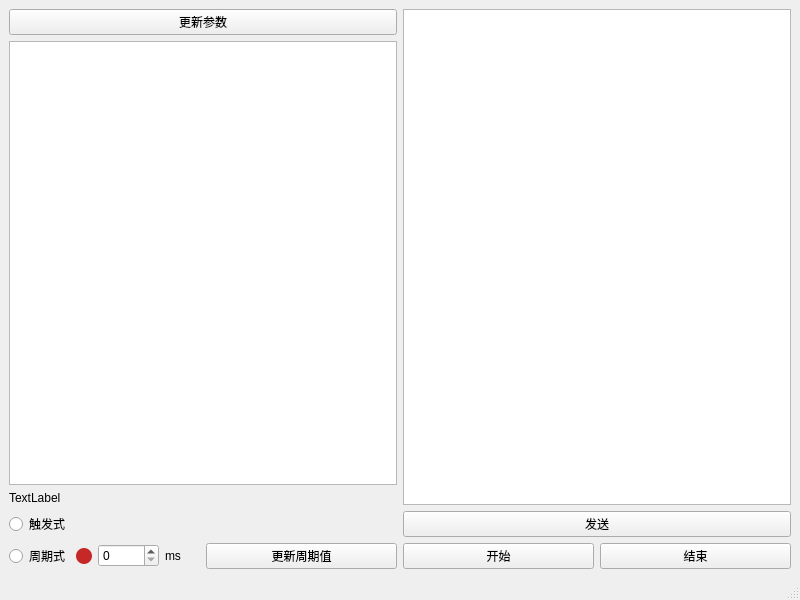
<?xml version="1.0" encoding="UTF-8"?>
<ui version="4.0">
 <class>MainWindow</class>
 <widget class="QMainWindow" name="MainWindow">
  <property name="geometry">
   <rect>
    <x>0</x>
    <y>0</y>
    <width>800</width>
    <height>600</height>
   </rect>
  </property>
  <property name="windowTitle">
   <string>MainWindow</string>
  </property>
  <widget class="QWidget" name="centralwidget">
   <layout class="QGridLayout" name="gridLayout_2">
    <item row="0" column="0">
     <layout class="QGridLayout" name="gridLayout">
      <item row="0" column="0">
       <layout class="QHBoxLayout" name="horizontalLayout">
        <item>
         <layout class="QVBoxLayout" name="verticalLayout">
          <item>
           <widget class="QPushButton" name="pushButton">
            <property name="text">
             <string>更新参数</string>
            </property>
           </widget>
          </item>
          <item>
           <widget class="QTableWidget" name="TX"/>
          </item>
          <item>
           <widget class="QLabel" name="label">
            <property name="text">
             <string>TextLabel</string>
            </property>
           </widget>
          </item>
         </layout>
        </item>
        <item>
         <widget class="QPlainTextEdit" name="plainTextEdit"/>
        </item>
       </layout>
      </item>
      <item row="1" column="0">
       <layout class="QHBoxLayout" name="horizontalLayout_5">
        <item>
         <widget class="QRadioButton" name="Trigger">
          <property name="text">
           <string>触发式</string>
          </property>
         </widget>
        </item>
        <item>
         <widget class="QPushButton" name="TriggerStart">
          <property name="text">
           <string>发送</string>
          </property>
         </widget>
        </item>
       </layout>
      </item>
      <item row="2" column="0">
       <layout class="QHBoxLayout" name="horizontalLayout_4">
        <item>
         <layout class="QHBoxLayout" name="horizontalLayout_3">
          <item>
           <widget class="QRadioButton" name="CPeriod">
            <property name="text">
             <string>周期式</string>
            </property>
           </widget>
          </item>
          <item>
           <widget class="QLabel" name="label_3">
            <property name="styleSheet">
             <string notr="true">QLabel {
    background-color: #c62828;
    border-radius:8px;
    min-width: 16px;
    max-width: 16px;
    min-height: 16px;
    max-height: 16px;
}

QLabel[lit=&quot;true&quot;] {
    background-color: #2e7d32;
}</string>
            </property>
            <property name="text">
             <string/>
            </property>
           </widget>
          </item>
          <item>
           <widget class="QSpinBox" name="spinBox">
            <property name="maximum">
             <number>10000</number>
            </property>
           </widget>
          </item>
          <item>
           <layout class="QHBoxLayout" name="horizontalLayout_2">
            <item>
             <widget class="QLabel" name="label_2">
              <property name="text">
               <string>ms</string>
              </property>
             </widget>
            </item>
           </layout>
          </item>
         </layout>
        </item>
        <item>
         <widget class="QPushButton" name="PUpdate">
          <property name="text">
           <string>更新周期值</string>
          </property>
         </widget>
        </item>
        <item>
         <widget class="QPushButton" name="PStart">
          <property name="text">
           <string>开始</string>
          </property>
         </widget>
        </item>
        <item>
         <widget class="QPushButton" name="PStop">
          <property name="text">
           <string>结束</string>
          </property>
         </widget>
        </item>
       </layout>
      </item>
     </layout>
    </item>
   </layout>
  </widget>
  <widget class="QMenuBar" name="menubar">
   <property name="geometry">
    <rect>
     <x>0</x>
     <y>0</y>
     <width>800</width>
     <height>25</height>
    </rect>
   </property>
  </widget>
  <widget class="QStatusBar" name="statusbar"/>
 </widget>
 <resources/>
 <connections/>
</ui>
